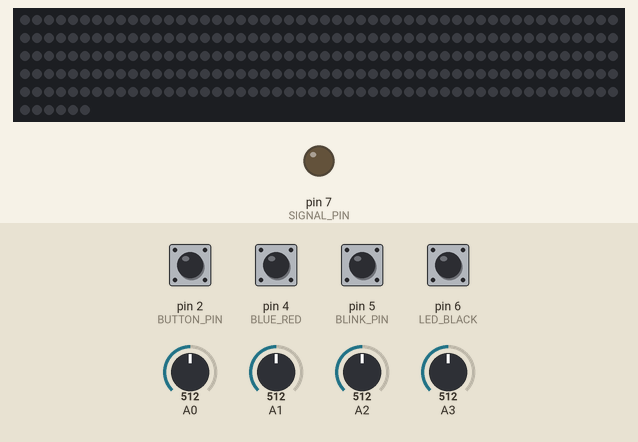
Recording of a sketch running on a simulated Arduino Uno, built with avr-gcc and run on an emulated ATmega328P. On the bench: 256 RGB LEDs in strip order, left to right, continuing on the next row, output pins drawn as LEDs (lit = HIGH). The inputs (shaded band) are chosen by the test bench; at power-on: pin 2 (BUTTON_PIN), pin 4 (BLUE_RED), pin 5 (BLINK_PIN), pin 6 (LED_BLACK) HIGH, A3 = 512, A0 = 512, A1 = 512, A2 = 512. Dim RGB values are drawn brighter than linear.

Above: at 1.2 s.
1.3 s: A3 set to 74
4.3 s: A3 set to 63
5.8 s: pin 2 (BUTTON_PIN) pulled LOW for 0.15 s
At 6.2 s:
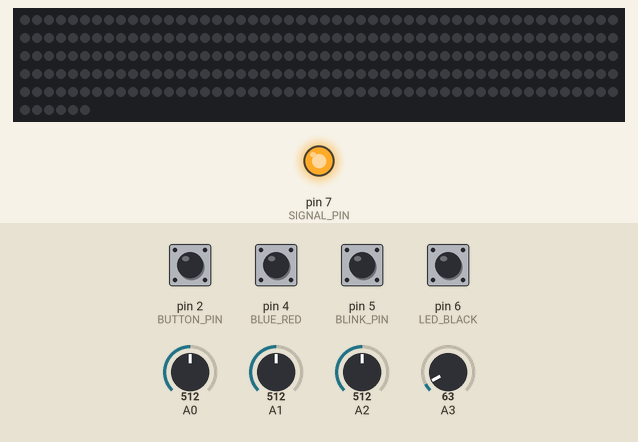
8.9 s: A0 set to 716
At 11.6 s:
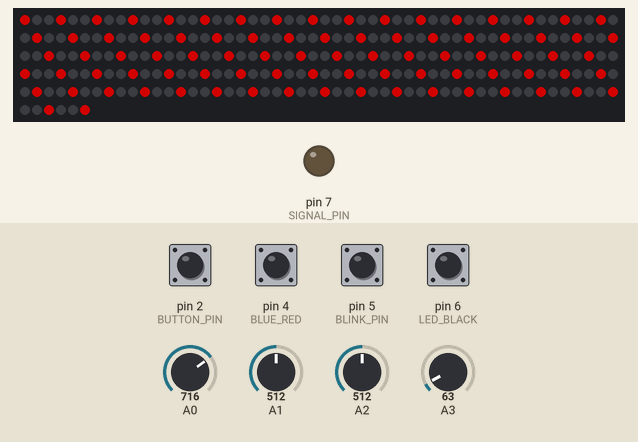
11.9 s: A1 set to 716
At 14.82 s:
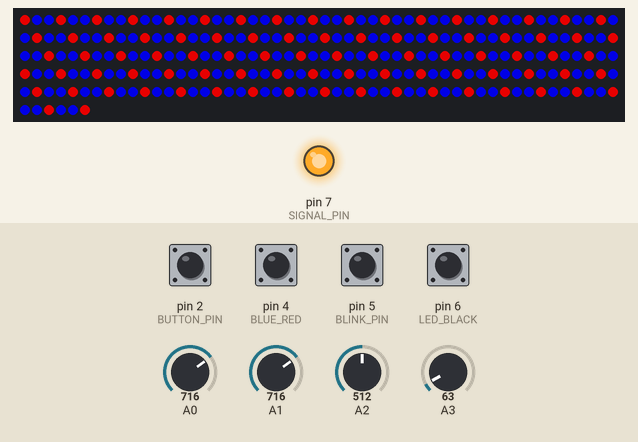
14.9 s: pin 6 (LED_BLACK) pulled LOW for 0.15 s
At 15.2 s:
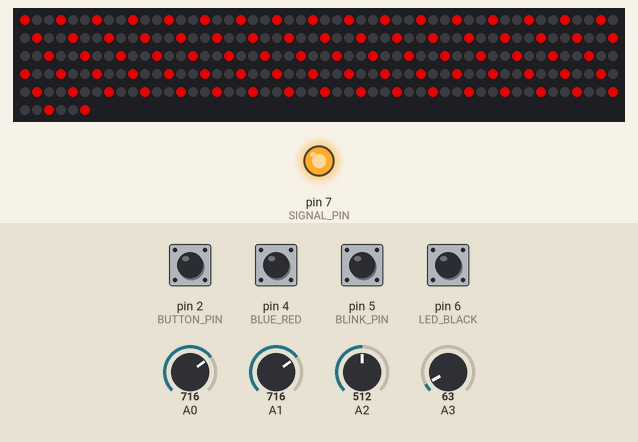
Timing chart, 0 to 17.9 s (numbered marks = the images above; inputs shaded):
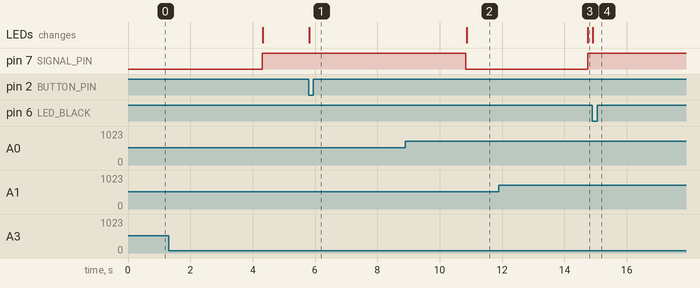

Measured:
- after the input at 1.3 s, every drawn part: stays the same
- after the input at 5.8 s, the LEDs: change at once (image 1)
- after the input at 11.9 s, the LEDs: change after 2.9 s (image 3)
- after the input at 14.9 s, the LEDs: change at once (image 4)

The sketch:

Opto_Plant_LEDS_V2.ino
```cpp
// Arduino Uno program to control an array of 256 bright LEDs for optogenetics experiments with Arabidopsis plants
//Opto_Plant_LEDS_V2
// Author: S.D. Tyerman
// Version: 2.0 Now with better control of Led brightness for red and blue and user input via pots for timing.
// Date: 25.05.2024

#include <FastLED.h>

// Pin definitions
#define LED_PIN     3   // Controls the LED array
#define BLUE_RED    4   // To change color
#define BLINK_PIN   5   // Set high for 1-second blue pulse at desired intensity
#define LED_BLACK   6   // If low and BLINK_PIN high, set LEDs off to give just blue flash
#define NUM_LEDS    256 // Currently 4 x 8x8 GLOWbit Arrays from Core hooked together to give 256 LEDs
#define BUTTON_PIN  2   // Button pin (interrupt-enabled)
#define SIGNAL_PIN  7   // Signal pin to indicate blue pulse happening

// Constants
const uint16_t MAX_PULSE_TIME = 10000;   // Maximum pulse time in milliseconds (e.g., 5 seconds)
const uint16_t MAX_BETWEEN_TIME = 60000; // Maximum time between pulses in milliseconds (e.g., 1 minute)
uint32_t PULSE_TIME = 1000;     // 1-second pulse duration
uint32_t BETWEEN_TIME = 1000;  // 10-second delay between pulses in blink mode

// LED array
CRGB leds[NUM_LEDS];

// Global variables
volatile bool buttonPressed = false;
CRGB evenColor, oddColor;
static uint32_t lastPulseTime = 0;

int safeAnalogRead(int pin) {
  int reading = analogRead(pin); // First reading
  delay(1); // Short delay for ADC to stabilize
  reading = analogRead(pin); // Second reading
  return reading;
}

void setup() {
    FastLED.addLeds<WS2812B, LED_PIN, GRB>(leds, NUM_LEDS);


    pinMode(BUTTON_PIN, INPUT_PULLUP);
    pinMode(BLINK_PIN, INPUT_PULLUP);   // Attach toggle switch here
    pinMode(LED_BLACK, INPUT_PULLUP);
    pinMode(BLUE_RED, INPUT_PULLUP);
    pinMode(SIGNAL_PIN, OUTPUT);

    attachInterrupt(digitalPinToInterrupt(BUTTON_PIN), buttonISR, CHANGE);
}

void loop() {
    uint16_t blueIntens = safeAnalogRead(A0);  // Read 10-turn linear potentiometer value for intensity of blue LED
    uint16_t redIntens = safeAnalogRead(A1);   // Read 10-turn linear potentiometer value for intensity of red LED
    uint8_t blueVal = map(blueIntens, 0, 1023, 0, 255); // Map input to allowed range
    uint8_t redVal = map(redIntens, 0, 1023, 0, 255); // Map input to allowed range


    // Read user input for PULSE_TIME
    uint16_t pulseTimeInput = safeAnalogRead(A2); // Read from analog input A2
    PULSE_TIME = map(pulseTimeInput, 0, 1023, 50, MAX_PULSE_TIME); // Map input to allowed range

    // Read user input for BETWEEN_TIME
    uint16_t betweenTimeInput = safeAnalogRead(A3); // Read from analog input A3
    BETWEEN_TIME = map(betweenTimeInput, 0, 1023, 200, MAX_BETWEEN_TIME); // Map input to allowed range

    if (digitalRead(BLINK_PIN) == HIGH && digitalRead(LED_BLACK) == HIGH) {handleBlinkMode(blueVal, redVal);}
    if (digitalRead(BLINK_PIN) == HIGH && digitalRead(LED_BLACK) == LOW) {handleContinuousMode(blueVal, redVal);}
    if (digitalRead(BLINK_PIN) == LOW && digitalRead(LED_BLACK) == HIGH) {handleBlackMode();}
    if (buttonPressed) {handleButtonPress(blueVal, redVal);}

    //delay(10);  // Delay to allow for other tasks
}

//## Handle blink mode with red and blue pulses
void handleBlinkMode(uint8_t blueVal, uint8_t redVal) {
    static CRGB evenColor, oddColor;
    static unsigned long lastBlinkTime = 0;
    static bool isPulsing = false;
    unsigned long currentMillis = millis();

    if (currentMillis - lastBlinkTime >= (isPulsing ? PULSE_TIME : BETWEEN_TIME)) {
        if (isPulsing) {
            evenColor = CRGB(redVal, 0, 0);
            oddColor = CRGB(0, 0, 0);
            digitalWrite(SIGNAL_PIN, LOW);
        } else {
            evenColor = CRGB(redVal, 0, 0);
            oddColor = CRGB(0, 0, blueVal);
            digitalWrite(SIGNAL_PIN, HIGH);
        }
        fillLEDMatrix(evenColor, oddColor);
        lastBlinkTime = currentMillis;
        isPulsing = !isPulsing;
    }
}
//## Handle continuous mode with red or blue LEDs
void handleContinuousMode(uint8_t blueVal, uint8_t redVal) {
    static CRGB evenColor, oddColor;


        if (digitalRead(BLUE_RED) == HIGH) {
            evenColor = CRGB(redVal, 0, 0);
            oddColor = CRGB(0, 0, 0);
        } else {
            evenColor = CRGB(0, 0, 0);
            oddColor = CRGB(0, 0, blueVal);
        }
        fillLEDMatrix(evenColor, oddColor);

}

//## Handle continuous black mode with blue pulse on button press
void handleBlackMode() {
    static CRGB evenColor, oddColor;


        evenColor = CRGB(0, 0, 0);
        oddColor = CRGB(0, 0, 0);
        fillLEDMatrix(evenColor, oddColor);

}

//## Handle button press for blue pulse
void handleButtonPress(uint8_t blueVal, uint8_t redVal) {
    static CRGB evenColor, oddColor;


        if (digitalRead(BLINK_PIN) == LOW && digitalRead(LED_BLACK) == HIGH) {
            evenColor = CRGB(0, 0, 0);
            oddColor = CRGB(0, 0, blueVal);
        } else if (digitalRead(BLINK_PIN) == HIGH && digitalRead(LED_BLACK) == LOW) {
            evenColor = CRGB(redVal, 0, 0);
            oddColor = CRGB(0, 0, blueVal);
        }
        fillLEDMatrix(evenColor, oddColor);
        digitalWrite(SIGNAL_PIN, HIGH);  // Indicate blue pulse
        delay(PULSE_TIME);
        digitalWrite(SIGNAL_PIN, LOW);   // Indicate pulse ended
        if (digitalRead(BLINK_PIN) == LOW && digitalRead(LED_BLACK) == HIGH) {
            evenColor = CRGB(0, 0, 0);
            oddColor = CRGB(0, 0, 0);
        } else if (digitalRead(BLINK_PIN) == HIGH && digitalRead(LED_BLACK) == LOW) {
            evenColor = CRGB(redVal, 0, 0);
            oddColor = CRGB(0, 0, 0);
        }
        fillLEDMatrix(evenColor, oddColor);
        buttonPressed = false;

}

//## Fill the LED matrix with desired colors
void fillLEDMatrix(CRGB color1, CRGB color2) {
    FastLED.clear();  // Clear the LED array
    for (int i = 0; i < NUM_LEDS; i += 3) {
        leds[i] = color1;
        if (i + 1 < NUM_LEDS) {
            leds[i + 1] = color2;
            leds[i + 2] = color2;
        }
    }
    FastLED.show();
}

// Interrupt Service Routine (ISR) for button press
void buttonISR() {
    buttonPressed = true;
}
```
